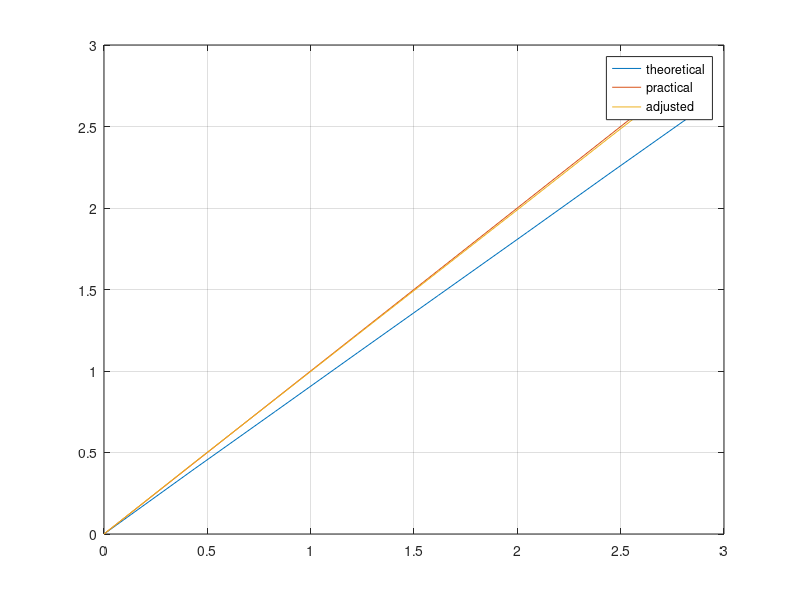

Write MATLAB code to recreate this figure.
x_var_new=[0.000, 0.438, 0.830, 1.228, 1.620, 2.050, 2.446, 2.842 3.241];
x_th=[0    544   1030   1524   2011   2544   3036   3528   4023];
y_new=[0.000000 540 1028 1518 1999 2526 3010 3500 3995];
y_ch_2=[0 560 1035 1525 2009 2540 3030 4011];
x_theoretical_1=(((x_var_new)*4096)/3.3);
x_theoretical = cast(x_theoretical_1,"uint16");

plot(x_theoretical,x_theoretical)
hold on
plot(x_theoretical,y_new)
% hold on
% plot(x_var,y_var*1.1)
% y_adj=y_var*1.1;
legend('theoretical','practical')
title('Shakti XADC Precision Graph')
xlabel('Input Voltage from DC Power Supply') 
ylabel('XADC Output') 
grid on
hold off

%{Old Code
x_var=[0.000, 0.437, 0.830, 1.226, 1.618, 2.048, 2.443, 2.839];
y_var=[0.000, 0.399, 0.753, 1.111, 1.464, 1.851, 2.209, 2.564];
y_11=[0	0.4389	0.8283	1.2221	1.6104	2.0361	2.4299	2.8204];

y_theoretical=x_var;
plot(x_var,y_var)
hold on
plot(x_var,y_theoretical)
hold on
plot(x_var,y_var*1.1)
y_adj=y_var*1.1;
legend('theoretical','practical','adjusted')
grid on
%}
